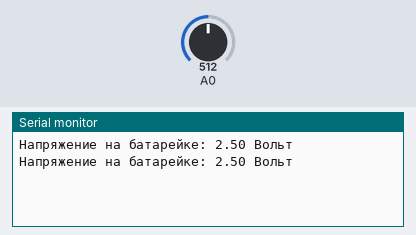
Recording of a sketch running on a simulated Arduino Uno, built with avr-gcc and run on an emulated ATmega328P. Parts: the last lines printed to the serial monitor. The test bench sets the inputs (shaded band); at power-on: A0 = 512.

Above: at 1.8 s.
1.9 s: A0 set to 716
At 2.5 s:
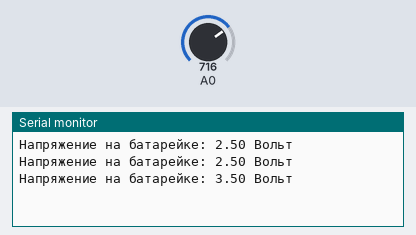
3.4 s: A0 set to 900
At 4.8 s:
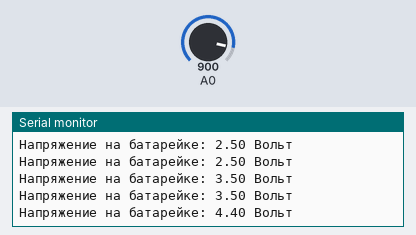
Timing chart, 0 to 6.4 s (numbered marks = the images above; inputs shaded):
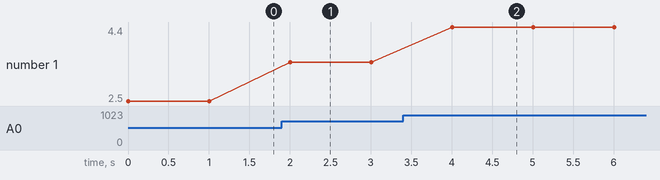

Measured:
- after the input at 1.9 s, the serial monitor: prints a new line after 0.10 s (image 1)
- after the input at 3.4 s, the serial monitor: prints a new line after 0.60 s (image 2)
- plotted number 1: 2.5 → 3.5 after the input at 1.9 s, 3.5 → 4.4 after the input at 3.4 s

The sketch:

Voltmeter.ino
```cpp
void setup() {
  // инициализация последовательной связи
  Serial.begin(9600);
}

void loop() {
  // считываем значение с аналогового пина
  int sensorValue = analogRead(A0);
  // преобразуем значение в напряжение
  float voltage = sensorValue * (5.0 / 1023.0);
  // выводим значение в консоль
  Serial.print("Напряжение на батарейке: ");
  Serial.print(voltage);
  Serial.println(" Вольт");
  // задержка в 1 секунду
  delay(1000);
}
```
